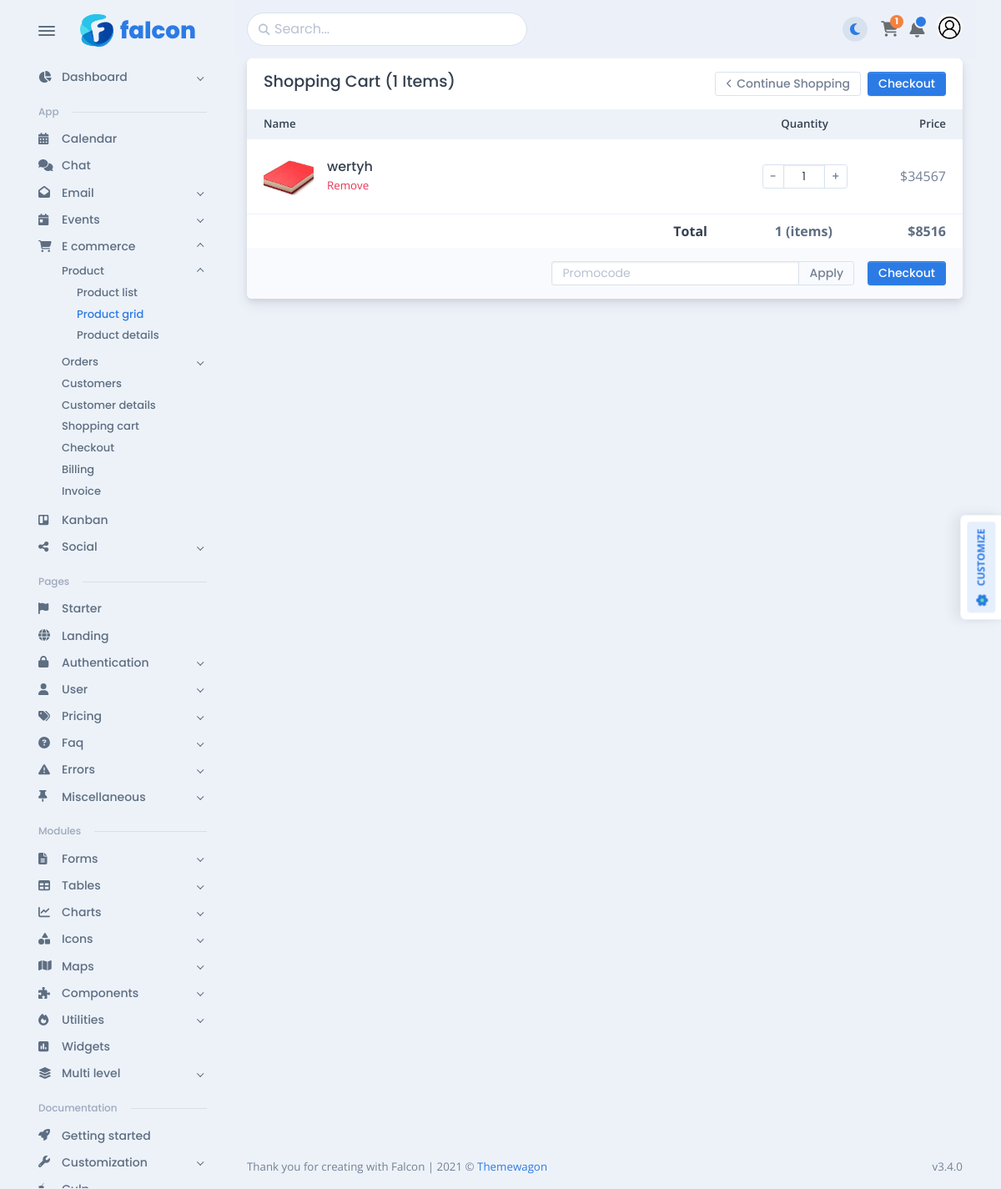
Page /wishlist/ (signed in) on the earlier database version.
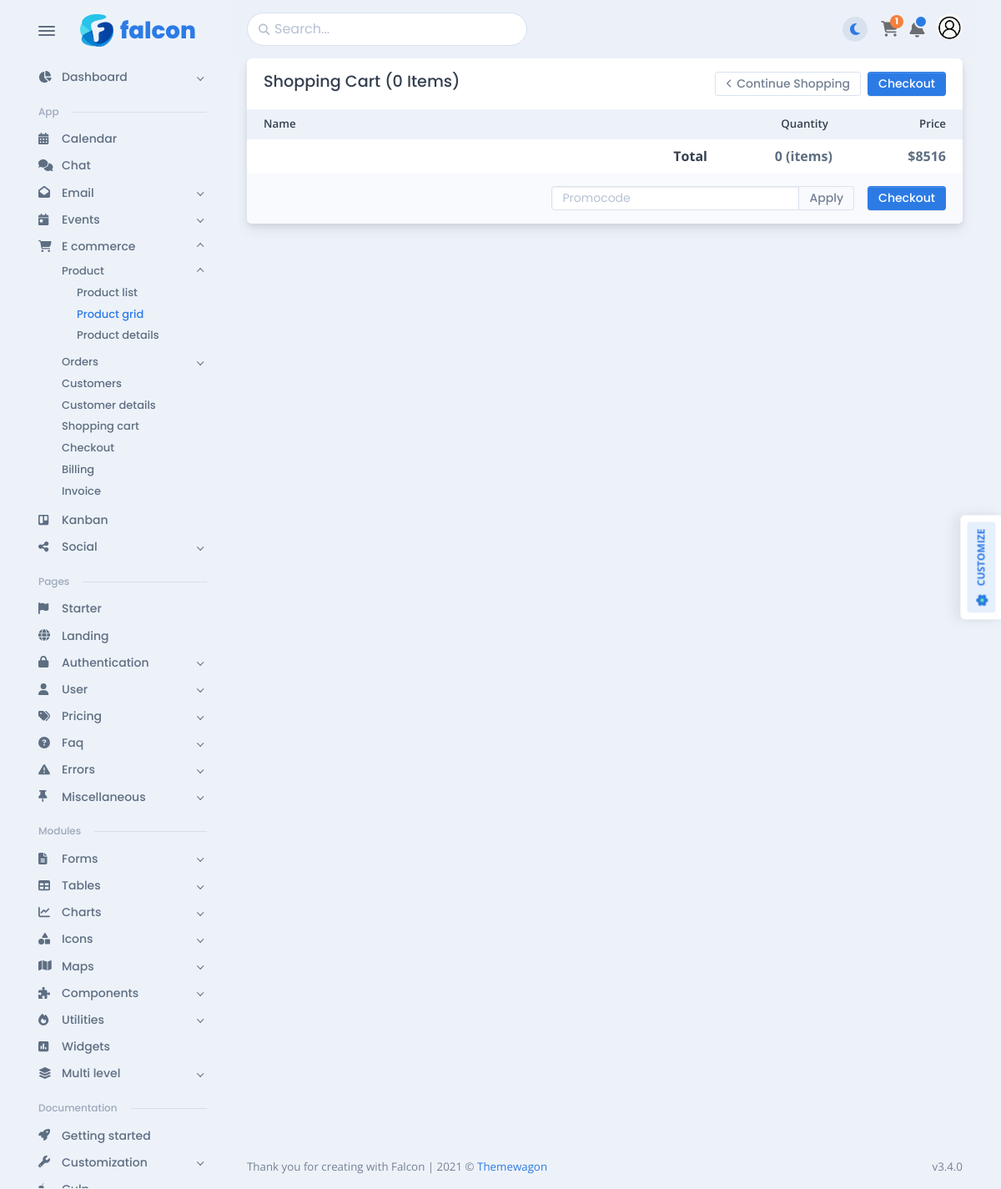
Same page on the later database version.
### apps/models.py (models this page shows, shortened)
class WishList(models.Model):
    user = models.ForeignKey(User, on_delete=models.CASCADE)
    product = models.ForeignKey(Product, on_delete=models.CASCADE)

class BaseModel(models.Model):
    created_at = models.DateTimeField(auto_now_add=True)
    updated_at = models.DateTimeField(auto_now=True)
    class Meta:
        abstract = True

class Product(BaseModel):
    name = models.CharField(max_length=100)
    description = models.TextField()
    price = models.IntegerField()
    specifications = models.JSONField(default=dict)
    category = models.ForeignKey(Category, on_delete=models.CASCADE)
    quantity = models.IntegerField(default=0)

class ProductImage(BaseModel):
    image = models.ImageField(upload_to='product/', blank=True, null=True)
    product = models.ForeignKey(Product, on_delete=models.CASCADE, related_name='images')

### apps/views.py (the view)
# urls.py: path('wishlist/', WishlistTemplateView.as_view(), name='wishlist'),
class WishlistTemplateView(LoginRequiredMixin, ListView):
    template_name = 'product/shopping-cart.html'
    model = WishList
    context_object_name = 'products'
    login_url = '/'
    def get_queryset(self):
        qs = super().get_queryset().filter(user=self.request.user)
        return qs

### templates/product/shopping-cart.html
{% extends 'base.html' %}
{% load static %}
{% block main %}
<div class="card">
            <div class="card-header">
              <div class="row justify-content-between">
                <div class="col-md-auto">
                  <h5 class="mb-3 mb-md-0">Shopping Cart ({{ products.count }} Items)</h5>
                </div>
                <div class="col-md-auto"><a class="btn btn-sm btn-outline-secondary border-300 me-2" href="{% url 'products' %}"> <span class="fas fa-chevron-left me-1" data-fa-transform="shrink-4"></span>Continue Shopping</a><a class="btn btn-sm btn-primary" href="../../app/e-commerce/checkout.html">Checkout</a></div>
              </div>
            </div>
            <div class="card-body p-0">
              <div class="row gx-card mx-0 bg-200 text-900 fs--1 fw-semi-bold">
                <div class="col-9 col-md-8 py-2">Name</div>
                <div class="col-3 col-md-4">
                  <div class="row">
                    <div class="col-md-8 py-2 d-none d-md-block text-center">Quantity</div>
                    <div class="col-12 col-md-4 text-end py-2">Price</div>
                  </div>
                </div>
              </div>
              {% for product in products %}
              <div class="row gx-card mx-0 align-items-center border-bottom border-200">
                <div class="col-8 py-3">
                  <div class="d-flex align-items-center"><a href="{% url 'product' product.product.pk %}"><img class="img-fluid rounded-1 me-3 d-none d-md-block" src="{{ product.product.images.first.image.url }}" alt="" width="60" /></a>
                    <div class="flex-1">
                      <h5 class="fs-0"><a class="text-900" href="{% url 'product' product.product.pk %}">{{ product.product.name }}</a></h5>
                      <div class="fs--2 fs-md--1"><a class="text-danger" href="{% url 'like' product.pk %}">Remove</a></div>
                    </div>
                  </div>
                </div>
                <div class="col-4 py-3">
                  <div class="row align-items-center">
                    <div class="col-md-8 d-flex justify-content-end justify-content-md-center order-1 order-md-0">
                      <div>
                        <div class="input-group input-group-sm flex-nowrap" data-quantity="data-quantity">
                          <button class="btn btn-sm btn-outline-secondary border-300 px-2" data-type="minus">-</button>
                          <input class="form-control text-center px-2 input-spin-none" type="number" min="1" value="1" aria-label="Amount (to the nearest dollar)" style="width: 50px" />
                          <button class="btn btn-sm btn-outline-secondary border-300 px-2" data-type="plus">+</button>
                        </div>
                      </div>
                    </div>
                    <div class="col-md-4 text-end ps-0 order-0 order-md-1 mb-2 mb-md-0 text-600">${{ product.product.price }}</div>
                  </div>
                </div>
              </div>
              {% endfor %}
              <div class="row fw-bold gx-card mx-0">
                <div class="col-9 col-md-8 py-2 text-end text-900">Total</div>
                <div class="col px-0">
                  <div class="row gx-card mx-0">
                    <div class="col-md-8 py-2 d-none d-md-block text-center">{{ products.count }} (items)</div>
                    <div class="col-12 col-md-4 text-end py-2">$8516</div>
                  </div>
                </div>
              </div>
            </div>
            <div class="card-footer bg-light d-flex justify-content-end">
              <form class="me-3">
                <div class="input-group input-group-sm">
                  <input class="form-control" type="text" placeholder="Promocode" />
                  <button class="btn btn-outline-secondary border-300 btn-sm" type="submit">Apply</button>
                </div>
              </form><a class="btn btn-sm btn-primary" href="../../app/e-commerce/checkout.html">Checkout</a>
            </div>
          </div>
{% endblock main %}

Differences in the rows shown:
removed WishList: product.images.first.image (picture), product.name "wertyh", product.price "34567"
Other differences:
{{ products.count }}: "1" → "0"
